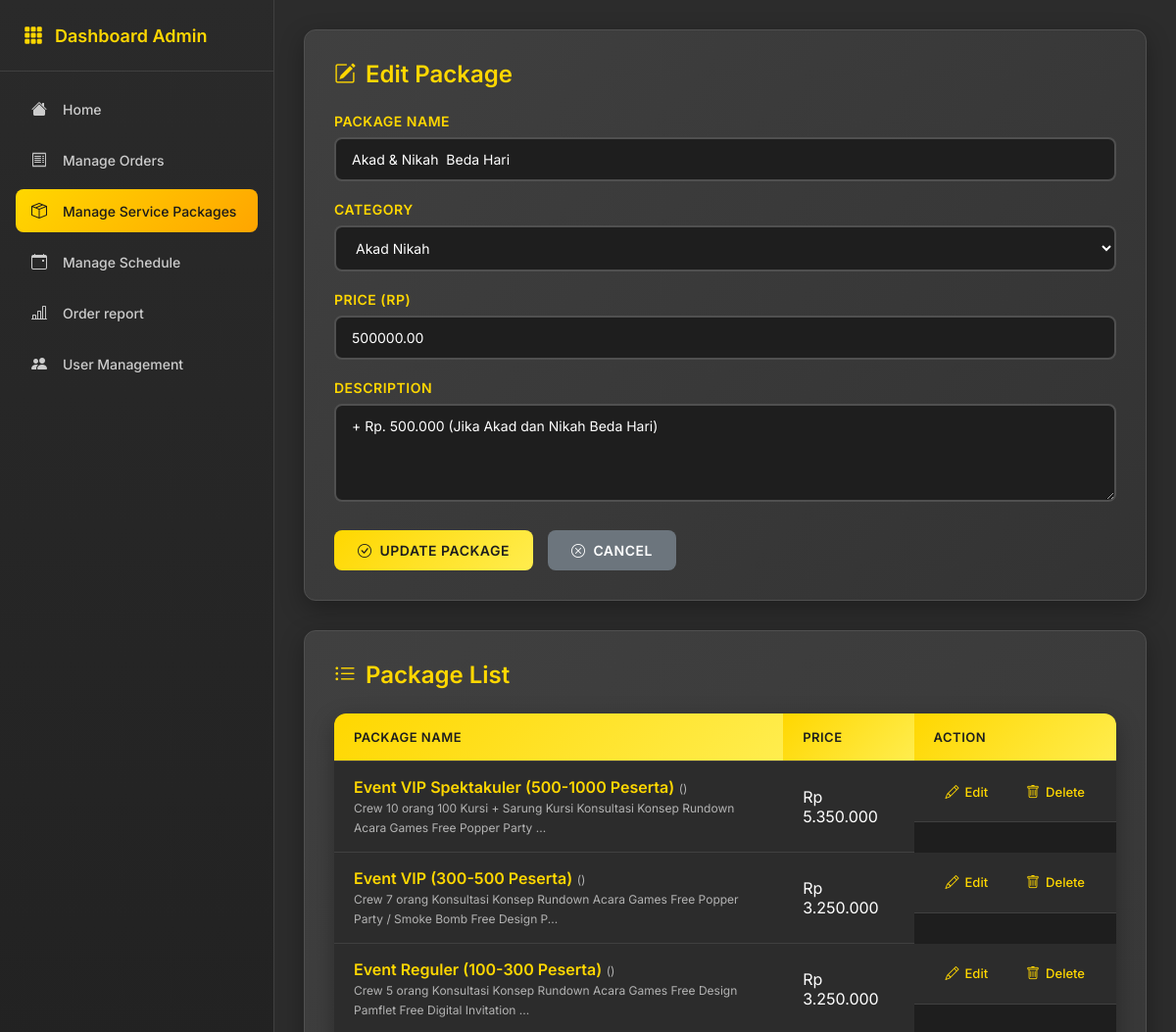
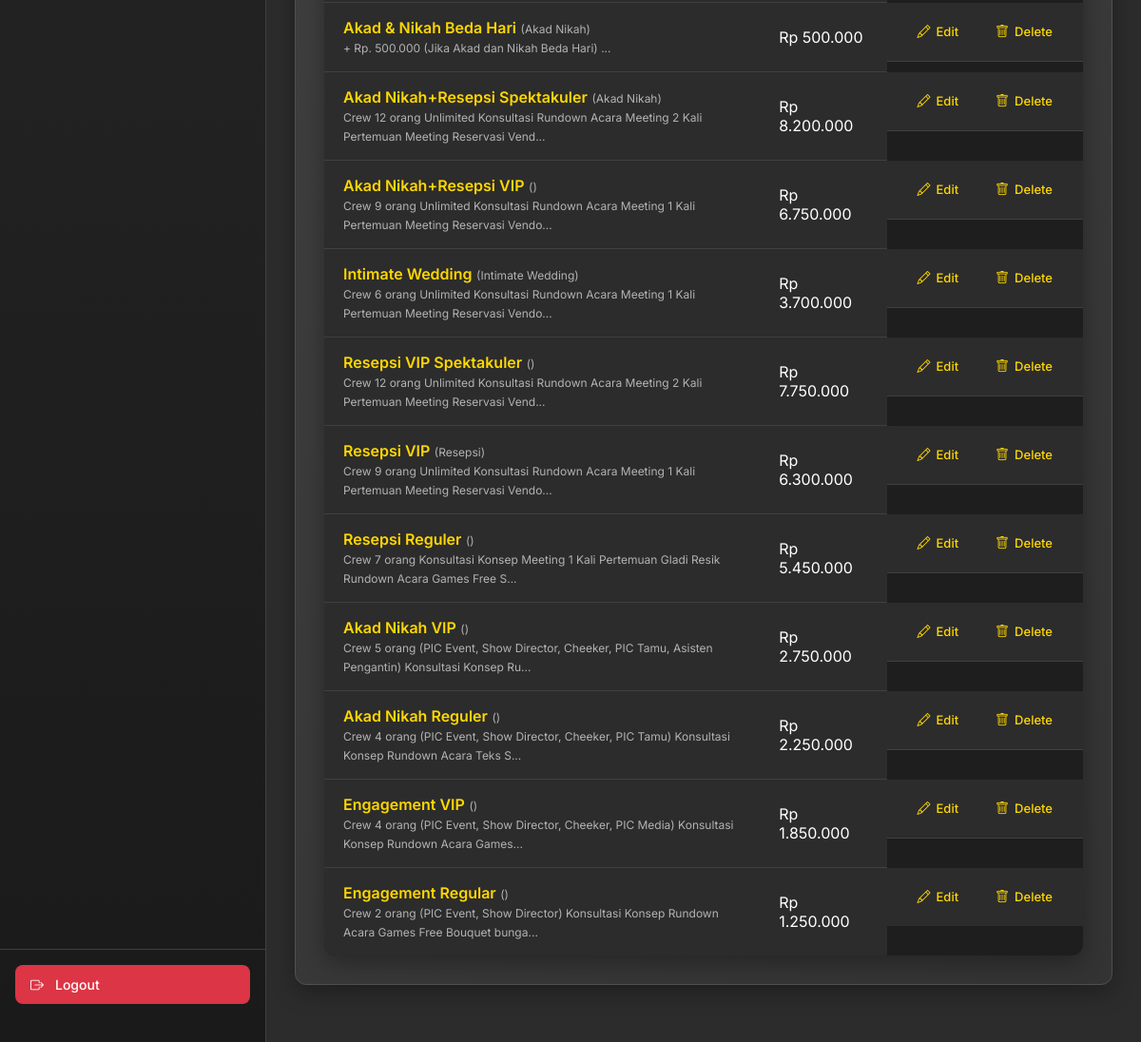
The app's page /pages/manage_packages.php?edit=11 (signed in) with its own data (2 pictures, top to bottom).
### tables this page shows
CREATE TABLE `packages` (
  `id` int(11) NOT NULL,
  `name` varchar(100) NOT NULL,
  `description` text DEFAULT NULL,
  `price` decimal(15,2) NOT NULL,
  `category` varchar(100) NOT NULL DEFAULT ''
);

### pages/manage_packages.php (the view, shortened to what this page needs)
<?php
include 'config.php';
$editMode = false;
$editData = null;
if (isset($_GET['edit'])) {
    $editMode = true;
    $id = intval($_GET['edit']);
    $result = mysqli_query($conn, "SELECT * FROM packages WHERE id=$id");
    $editData = mysqli_fetch_assoc($result);
}
$packages = mysqli_query($conn, "SELECT * FROM packages ORDER BY id DESC");
$packageCategories = [
    'engagement' => 'Engagement',
    'akad' => 'Akad Nikah',
    'reception' => 'Resepsi',
    'intimate' => 'Intimate Wedding'
];
?>
<!DOCTYPE html>
<html lang="id">
<head>
    <link href="https://cdn.jsdelivr.net/npm/bootstrap-icons/font/bootstrap-icons.css" rel="stylesheet">
</head>
<body>
<div class="wrapper">
    <?php include 'sidebar_dashboard.php'; ?>
    <div class="main-content">
        <div class="card">
            <h3><i class="bi bi-<?= $editMode ? 'pencil-square' : 'plus-circle' ?>"></i> <?= $editMode ? 'Edit Package' : 'Add New Package' ?></h3>
            <form method="POST">
                <div class="form-group">
                    <label class="form-label">Package Name</label>
                    <input type="text" name="name" class="form-input" required value="<?= $editData['name'] ?? '' ?>">
                </div>
                <div class="form-group">
                    <label class="form-label">Category</label>
                    <select name="category" class="form-select" required>
                        <?php foreach ($packageCategories as $key => $label): ?>
                            <option value="<?= $key ?>" <?= (isset($editData['category']) && $editData['category'] == $key) ? 'selected' : '' ?>><?= $label ?></option>
                        <?php endforeach; ?>
                    </select>
                </div>
                <div class="form-group">
                    <label class="form-label">Price (Rp)</label>
                    <input type="number" name="price" class="form-input" required value="<?= $editData['price'] ?? '' ?>">
                </div>
                <div class="form-group full-width">
                    <label class="form-label">Description</label>
                    <textarea name="description" class="form-textarea" rows="4" required><?= $editData['description'] ?? '' ?></textarea>
                </div>
                <div class="form-buttons">
                    <button type="submit" class="btn-primary"><i class="bi bi-<?= $editMode ? 'check-circle' : 'plus-circle' ?>"></i> <?= $editMode ? 'Update Package' : 'Add Package' ?></button>
                    <?php if ($editMode): ?>
                        <a href="manage_packages.php" class="btn-secondary"><i class="bi bi-x-circle"></i> Cancel</a>
                    <?php endif; ?>
                </div>
            </form>
        </div>
        <div class="card" style="margin-top: 30px;">
            <h3><i class="bi bi-list-ul"></i> Package List</h3>
            <table class="data-table">
                <thead>
                    <tr>
                        <th>Package Name</th>
                        <th>Price</th>
                        <th>Action</th>
                    </tr>
                </thead>
                <tbody>
                <?php if ($packages && mysqli_num_rows($packages) > 0): ?>
                    <?php while ($pkg = mysqli_fetch_assoc($packages)): ?>
                        <tr>
                            <td>
                                <strong><?= $pkg['name'] ?></strong> <small>(<?= $packageCategories[$pkg['category']] ?? $pkg['category'] ?>)</small><br>
                                <small><?= substr($pkg['description'], 0, 100) ?>...</small>
                            </td>
                            <td>Rp <?= number_format($pkg['price'], 0, ',', '.') ?></td>
                            <td class="action-buttons">
                                <a href="?edit=<?= $pkg['id'] ?>"><i class="bi bi-pencil"></i> Edit</a>
                                <a href="?delete=<?= $pkg['id'] ?>" onclick="return confirm('Are you sure you want to delete this package?')"><i class="bi bi-trash"></i> Delete</a>
                            </td>
                        </tr>
                    <?php endwhile; ?>
                <?php else: ?>
                    <tr>
                        <td colspan="3" style="text-align: center; color: #999;">There are no packages yet.</td>
                    </tr>
                <?php endif; ?>
                </tbody>
            </table>
        </div>
    </div>
</div>
</body>
</html>

### pages/manage_packages.php (style rules this page uses)
* { box-sizing: border-box; margin: 0; padding: 0; font-family: 'Inter', sans-serif; }
body { display: flex; height: 100vh; background: linear-gradient(135deg, #1a1a1a 0%, #2d2d2d 100%); color: #ffffff; }
.wrapper { display: flex; width: 100%; }
.main-content { flex: 1; background-color: #2c2c2c; padding: 30px; overflow-y: auto; }
.card { background: linear-gradient(135deg, #404040 0%, #333333 100%); padding: 30px; border-radius: 12px; color: #ffffff; box-shadow: 0 8px 25px rgba(0, 0, 0, 0.3); border: 1px solid #505050; margin-bottom: 30px; }
.card h3 { margin-top: 0; font-size: 24px; margin-bottom: 25px; color: #ffd700; display: flex; align-items: center; gap: 10px; font-weight: 600; }
.card h3 i { font-size: 22px; }
.form-group, .form-group.full-width { margin-bottom: 20px; }
.form-label { display: block; margin-bottom: 8px; font-weight: 600; color: #ffd700; font-size: 14px; text-transform: uppercase; letter-spacing: 0.5px; }
.form-input, .form-textarea, .form-select { width: 100%; padding: 12px 16px; border-radius: 8px; border: 2px solid #505050; font-size: 14px; background-color: #1e1e1e; color: #ffffff; transition: all 0.3s ease; box-sizing: border-box; }
.form-textarea { resize: vertical; min-height: 100px; font-family: inherit; }
.form-select { cursor: pointer; }
.form-select option { background-color: #1e1e1e; color: #ffffff; }
.form-buttons { display: flex; gap: 15px; margin-top: 25px; }
.btn-primary { background: linear-gradient(135deg, #ffd700 0%, #ffed4e 100%); color: #1e1e1e; padding: 12px 24px; border-radius: 8px; border: none; cursor: pointer; font-weight: 600; font-size: 14px; transition: all 0.3s ease; display: flex; align-items: center; gap: 8px; text-transform: uppercase; letter-spacing: 0.5px; }
.btn-secondary { background-color: #6c757d; color: #ffffff; text-decoration: none; padding: 12px 24px; border-radius: 8px; font-weight: 600; font-size: 14px; transition: all 0.3s ease; display: flex; align-items: center; gap: 8px; text-transform: uppercase; letter-spacing: 0.5px; }
.data-table { width: 100%; border-collapse: collapse; margin-top: 20px; background-color: #1e1e1e; border-radius: 12px; overflow: hidden; box-shadow: 0 8px 25px rgba(0, 0, 0, 0.3); }
.data-table th, .data-table td { padding: 16px 20px; text-align: left; border-bottom: 1px solid #404040; }
.data-table th { background: linear-gradient(135deg, #ffd700 0%, #ffed4e 100%); color: #1e1e1e; font-weight: 600; text-transform: uppercase; letter-spacing: 0.5px; font-size: 13px; }
.data-table td { background-color: #2c2c2c; color: #ffffff; transition: background-color 0.3s ease; }
.data-table tbody tr:last-child td { border-bottom: none; }
.data-table td strong { color: #ffd700; font-weight: 600; }
.data-table td small { color: #b3b3b3; font-size: 12px; }
.action-buttons { display: flex; gap: 15px; }
.action-buttons a { color: #ffd700; text-decoration: none; font-weight: 500; padding: 6px 12px; border-radius: 6px; transition: all 0.3s ease; display: flex; align-items: center; gap: 6px; font-size: 13px; }
.action-buttons a i { font-size: 14px; }

### records on screen
packages: name "Akad & Nikah Beda Hari", category "Akad Nikah", price "500000.00", description "+ Rp. 500.000 (Jika Akad dan Nikah Beda Hari)", price "500.000"
packages: name "Event VIP Spektakuler (500-1000 Peserta)", description "Crew 10 orang 100 Kursi + Sarung Kursi Konsultasi Konsep Rundown Acara Games Free Popper Party", price "5.350.000"
packages: name "Event VIP (300-500 Peserta)", description "Crew 7 orang Konsultasi Konsep Rundown Acara Games Free Popper Party / Smoke Bomb Free Design P", price "3.250.000"
packages: name "Event Reguler (100-300 Peserta)", description "Crew 5 orang Konsultasi Konsep Rundown Acara Games Free Design Pamflet Free Digital Invitation", price "3.250.000"
packages: name "Akad Nikah+Resepsi Spektakuler", category "Akad Nikah", description "Crew 12 orang Unlimited Konsultasi Rundown Acara Meeting 2 Kali Pertemuan Meeting Reservasi Vend", price "8.200.000"
packages: name "Akad Nikah+Resepsi VIP", description "Crew 9 orang Unlimited Konsultasi Rundown Acara Meeting 1 Kali Pertemuan Meeting Reservasi Vendo", price "6.750.000"
packages: name "Intimate Wedding", category "Intimate Wedding", description "Crew 6 orang Unlimited Konsultasi Rundown Acara Meeting 1 Kali Pertemuan Meeting Reservasi Vendo", price "3.700.000"
packages: name "Resepsi VIP Spektakuler", description "Crew 12 orang Unlimited Konsultasi Rundown Acara Meeting 2 Kali Pertemuan Meeting Reservasi Vend", price "7.750.000"
packages: name "Resepsi VIP", category "Resepsi", description "Crew 9 orang Unlimited Konsultasi Rundown Acara Meeting 1 Kali Pertemuan Meeting Reservasi Vendo", price "6.300.000"
packages: name "Resepsi Reguler", description "Crew 7 orang Konsultasi Konsep Meeting 1 Kali Pertemuan Gladi Resik Rundown Acara Games Free S", price "5.450.000"
packages: name "Akad Nikah VIP", description "Crew 5 orang (PIC Event, Show Director, Cheeker, PIC Tamu, Asisten Pengantin) Konsultasi Konsep Ru", price "2.750.000"
packages: name "Akad Nikah Reguler", description "Crew 4 orang (PIC Event, Show Director, Cheeker, PIC Tamu) Konsultasi Konsep Rundown Acara Teks S", price "2.250.000"
packages: name "Engagement VIP", description "Crew 4 orang (PIC Event, Show Director, Cheeker, PIC Media) Konsultasi Konsep Rundown Acara Games", price "1.850.000"
packages: name "Engagement Regular", description "Crew 2 orang (PIC Event, Show Director) Konsultasi Konsep Rundown Acara Games Free Bouquet bunga", price "1.250.000"
